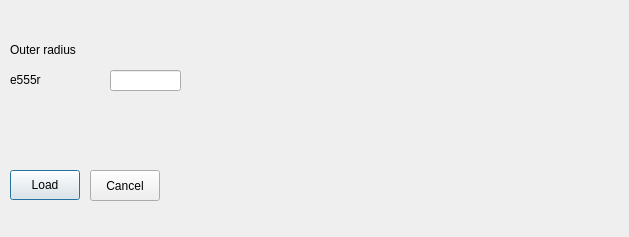
<?xml version="1.0" encoding="UTF-8"?>
<ui version="4.0">
 <class>DbModelLoaderDlgUI</class>
 <widget class="QDialog" name="DbModelLoaderDlgUI">
  <property name="geometry">
   <rect>
    <x>0</x>
    <y>0</y>
    <width>629</width>
    <height>237</height>
   </rect>
  </property>
  <property name="windowTitle">
   <string>Arch Builder</string>
  </property>
  <widget class="QLabel" name="textLabel1">
   <property name="geometry">
    <rect>
     <x>10</x>
     <y>70</y>
     <width>70</width>
     <height>20</height>
    </rect>
   </property>
   <property name="text">
    <string>e555r</string>
   </property>
   <property name="wordWrap">
    <bool>false</bool>
   </property>
  </widget>
  <widget class="QLabel" name="textLabel2">
   <property name="geometry">
    <rect>
     <x>10</x>
     <y>40</y>
     <width>70</width>
     <height>20</height>
    </rect>
   </property>
   <property name="text">
    <string>Outer radius</string>
   </property>
   <property name="wordWrap">
    <bool>false</bool>
   </property>
  </widget>
  <widget class="QLineEdit" name="innerRadiusEdit">
   <property name="geometry">
    <rect>
     <x>110</x>
     <y>70</y>
     <width>71</width>
     <height>21</height>
    </rect>
   </property>
  </widget>
  <widget class="QPushButton" name="loadButton">
   <property name="geometry">
    <rect>
     <x>10</x>
     <y>170</y>
     <width>70</width>
     <height>30</height>
    </rect>
   </property>
   <property name="text">
    <string>Load</string>
   </property>
  </widget>
  <widget class="QPushButton" name="cancelButton">
   <property name="geometry">
    <rect>
     <x>90</x>
     <y>170</y>
     <width>70</width>
     <height>31</height>
    </rect>
   </property>
   <property name="text">
    <string>Cancel</string>
   </property>
  </widget>
 </widget>
 <layoutdefault spacing="6" margin="11"/>
 <pixmapfunction>qPixmapFromMimeSource</pixmapfunction>
 <resources/>
 <connections>
  <connection>
   <sender>loadButton</sender>
   <signal>clicked()</signal>
   <receiver>DbModelLoaderDlgUI</receiver>
   <slot>loadButton_clicked()</slot>
   <hints>
    <hint type="sourcelabel">
     <x>20</x>
     <y>20</y>
    </hint>
    <hint type="destinationlabel">
     <x>20</x>
     <y>20</y>
    </hint>
   </hints>
  </connection>
  <connection>
   <sender>cancelButton</sender>
   <signal>clicked()</signal>
   <receiver>DbModelLoaderDlgUI</receiver>
   <slot>reject()</slot>
   <hints>
    <hint type="sourcelabel">
     <x>20</x>
     <y>20</y>
    </hint>
    <hint type="destinationlabel">
     <x>20</x>
     <y>20</y>
    </hint>
   </hints>
  </connection>
 </connections>
 <slots>
  <slot>loadButton_clicked()</slot>
 </slots>
</ui>
